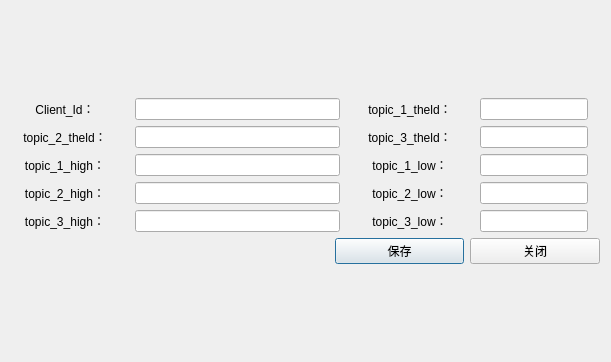
<?xml version="1.0" encoding="UTF-8"?>
<ui version="4.0">
 <class>MySetting</class>
 <widget class="QDialog" name="MySetting">
  <property name="geometry">
   <rect>
    <x>0</x>
    <y>0</y>
    <width>611</width>
    <height>362</height>
   </rect>
  </property>
  <property name="windowTitle">
   <string>Dialog</string>
  </property>
  <layout class="QVBoxLayout" name="verticalLayout_2">
   <item>
    <layout class="QVBoxLayout" name="verticalLayout" stretch="8,1">
     <item>
      <layout class="QGridLayout" name="gridLayout">
       <property name="leftMargin">
        <number>12</number>
       </property>
       <property name="topMargin">
        <number>0</number>
       </property>
       <property name="rightMargin">
        <number>12</number>
       </property>
       <property name="horizontalSpacing">
        <number>28</number>
       </property>
       <property name="verticalSpacing">
        <number>6</number>
       </property>
       <item row="0" column="0">
        <widget class="QLabel" name="label">
         <property name="text">
          <string>Client_Id：</string>
         </property>
         <property name="alignment">
          <set>Qt::AlignCenter</set>
         </property>
        </widget>
       </item>
       <item row="1" column="0">
        <widget class="QLabel" name="label_4">
         <property name="text">
          <string>topic_2_theld：</string>
         </property>
         <property name="alignment">
          <set>Qt::AlignCenter</set>
         </property>
        </widget>
       </item>
       <item row="2" column="0">
        <widget class="QLabel" name="label_6">
         <property name="text">
          <string>topic_1_high：</string>
         </property>
         <property name="alignment">
          <set>Qt::AlignCenter</set>
         </property>
        </widget>
       </item>
       <item row="3" column="0">
        <widget class="QLabel" name="label_8">
         <property name="text">
          <string>topic_2_high：</string>
         </property>
         <property name="alignment">
          <set>Qt::AlignCenter</set>
         </property>
        </widget>
       </item>
       <item row="1" column="1">
        <widget class="QLineEdit" name="lineEdit_topic_2_theld"/>
       </item>
       <item row="1" column="2">
        <widget class="QLabel" name="label_5">
         <property name="text">
          <string>topic_3_theld：</string>
         </property>
         <property name="alignment">
          <set>Qt::AlignCenter</set>
         </property>
        </widget>
       </item>
       <item row="2" column="1">
        <widget class="QLineEdit" name="lineEdit_topic_1_high"/>
       </item>
       <item row="2" column="2">
        <widget class="QLabel" name="label_7">
         <property name="text">
          <string>topic_1_low：</string>
         </property>
         <property name="alignment">
          <set>Qt::AlignCenter</set>
         </property>
        </widget>
       </item>
       <item row="3" column="1">
        <widget class="QLineEdit" name="lineEdit_topic_2_high"/>
       </item>
       <item row="3" column="2">
        <widget class="QLabel" name="label_10">
         <property name="text">
          <string>topic_2_low：</string>
         </property>
         <property name="alignment">
          <set>Qt::AlignCenter</set>
         </property>
        </widget>
       </item>
       <item row="4" column="0">
        <widget class="QLabel" name="label_9">
         <property name="text">
          <string>topic_3_high：</string>
         </property>
         <property name="alignment">
          <set>Qt::AlignCenter</set>
         </property>
        </widget>
       </item>
       <item row="4" column="1">
        <widget class="QLineEdit" name="lineEdit_topic_3_high"/>
       </item>
       <item row="4" column="2">
        <widget class="QLabel" name="label_11">
         <property name="text">
          <string>topic_3_low：</string>
         </property>
         <property name="alignment">
          <set>Qt::AlignCenter</set>
         </property>
        </widget>
       </item>
       <item row="0" column="1">
        <widget class="QLineEdit" name="lineEdit_Client_Id"/>
       </item>
       <item row="0" column="2">
        <widget class="QLabel" name="label_3">
         <property name="text">
          <string>topic_1_theld：</string>
         </property>
         <property name="alignment">
          <set>Qt::AlignCenter</set>
         </property>
        </widget>
       </item>
       <item row="0" column="3" colspan="4">
        <widget class="QLineEdit" name="lineEdit_topic_1_theld"/>
       </item>
       <item row="1" column="3" colspan="4">
        <widget class="QLineEdit" name="lineEdit_topic_3_theld"/>
       </item>
       <item row="2" column="3" colspan="4">
        <widget class="QLineEdit" name="lineEdit_topic_1_low"/>
       </item>
       <item row="3" column="3" colspan="4">
        <widget class="QLineEdit" name="lineEdit_topic_2_low"/>
       </item>
       <item row="4" column="3" colspan="4">
        <widget class="QLineEdit" name="lineEdit_topic_3_low"/>
       </item>
      </layout>
     </item>
     <item>
      <layout class="QHBoxLayout" name="horizontalLayout" stretch="5,2,2">
       <item>
        <spacer name="horizontalSpacer">
         <property name="orientation">
          <enum>Qt::Horizontal</enum>
         </property>
         <property name="sizeHint" stdset="0">
          <size>
           <width>40</width>
           <height>20</height>
          </size>
         </property>
        </spacer>
       </item>
       <item>
        <widget class="QPushButton" name="pushButton_save">
         <property name="text">
          <string>保存</string>
         </property>
        </widget>
       </item>
       <item>
        <widget class="QPushButton" name="pushButton_close">
         <property name="text">
          <string>关闭</string>
         </property>
        </widget>
       </item>
      </layout>
     </item>
    </layout>
   </item>
  </layout>
 </widget>
 <resources/>
 <connections/>
</ui>
